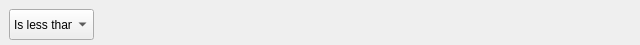
<?xml version="1.0" encoding="UTF-8"?>
<ui version="4.0">
 <class>filterOperators</class>
 <widget class="QWidget" name="filterOperators">
  <property name="geometry">
   <rect>
    <x>0</x>
    <y>0</y>
    <width>640</width>
    <height>45</height>
   </rect>
  </property>
  <property name="windowTitle">
   <string>Form</string>
  </property>
  <widget class="QComboBox" name="operatorCombo">
   <property name="geometry">
    <rect>
     <x>9</x>
     <y>9</y>
     <width>85</width>
     <height>31</height>
    </rect>
   </property>
   <item>
    <property name="text">
     <string>Is less than</string>
    </property>
   </item>
   <item>
    <property name="text">
     <string>Is less than or equal to</string>
    </property>
   </item>
   <item>
    <property name="text">
     <string>Is equal to</string>
    </property>
   </item>
   <item>
    <property name="text">
     <string>Is not equal to</string>
    </property>
   </item>
   <item>
    <property name="text">
     <string>Is greater than or equal to</string>
    </property>
   </item>
   <item>
    <property name="text">
     <string>Is greater than</string>
    </property>
   </item>
  </widget>
 </widget>
 <resources/>
 <connections/>
</ui>
